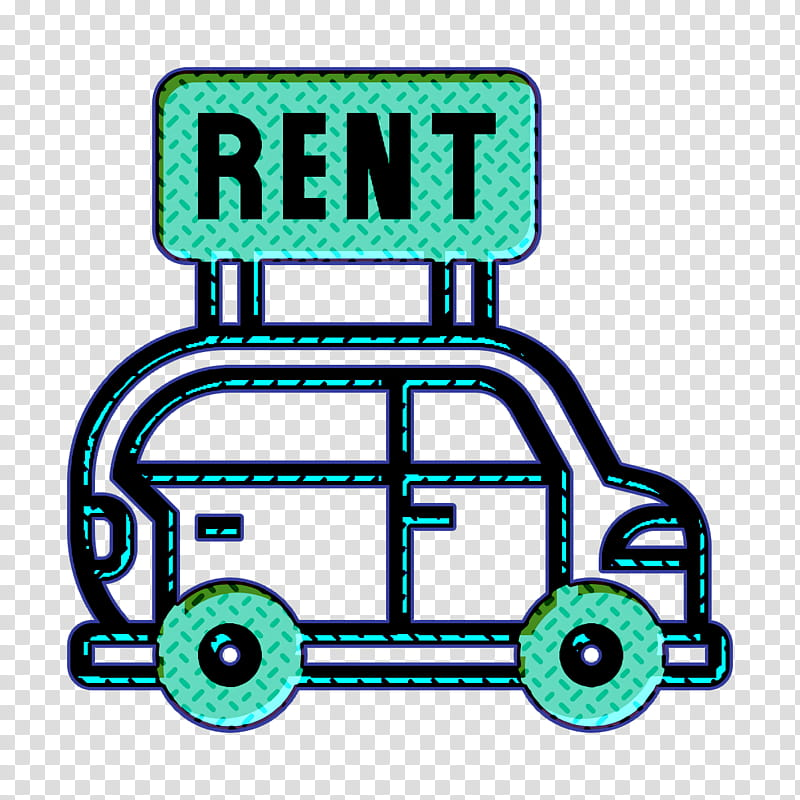
#> input picture assets/car-rental.jpg, 800 x 800 px
$ python remove_bg.py
#> lines starting #> are read from the running program, lines starting #| are printed output that depends on the picture
from PIL import Image
import os

def remove_white_bg(input_path, output_path):
#> called with input_path = 'assets/car-rental.jpg', output_path = 'assets/rentals.png'
    if not os.path.exists(input_path):
        return
    img = Image.open(input_path)
#> img is the input picture: PIL image 800x800 RGB; mean R, G, B 169.9, 189.9, 190.7
    img = img.convert("RGBA")
#> img: PIL image 800x800 RGBA
    datas = img.getdata()

    newData = []
    # threshold for white
    for item in datas:
        # white background is usually high RGB
        if item[0] > 230 and item[1] > 230 and item[2] > 230:
            newData.append((255, 255, 255, 0))
        else:
            newData.append(item)
#> this loop made 640000 passes
#> item on passes 1 to 3: (255, 255, 255, 255), (255, 255, 255, 255), (255, 255, 255, 255)
#> after the loop, newData = 640000 items

    img.putdata(newData)
    img.save(output_path, "PNG")

remove_white_bg("assets/car-rental.jpg", "assets/rentals.png")
remove_white_bg("assets/scooter.jpg", "assets/scooter.png")
#> call 2 of remove_white_bg, with input_path = 'assets/scooter.jpg', output_path = 'assets/scooter.png'
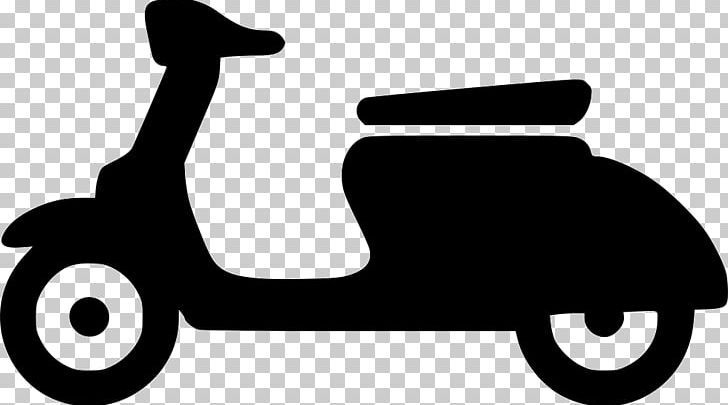
#> input picture assets/scooter.jpg, 728 x 405 px
#> in remove_white_bg, img is the input picture: PIL image 728x405 RGB; min 0, max 255, mean 129.3
#> the loop in remove_white_bg (call 2), `for item in datas:` made 294840 passes
#> after the loop in remove_white_bg (call 2), `for item in datas:`: newData = 294840 items
remove_white_bg("assets/bike.png", "assets/bike.png")
#> call 3 of remove_white_bg, with input_path = 'assets/bike.png', output_path = 'assets/bike.png'
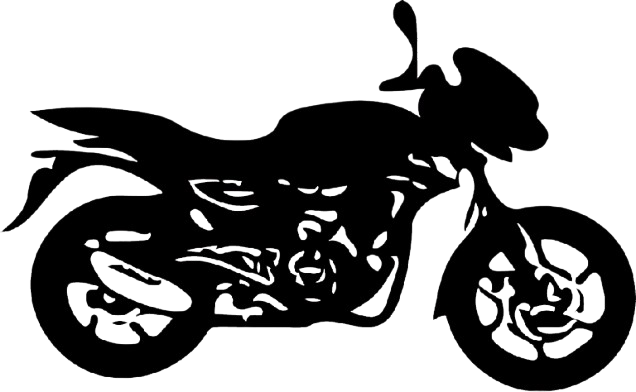
#> input picture assets/bike.png, 636 x 392 px
#> in remove_white_bg, img is the input picture: PIL image 636x392 RGBA; mean R, G, B, A 4.5, 4.5, 4.5, 108.3
#> after the loop in remove_white_bg (call 3), `for item in datas:`: newData = 249312 items
print("Converted images!")
